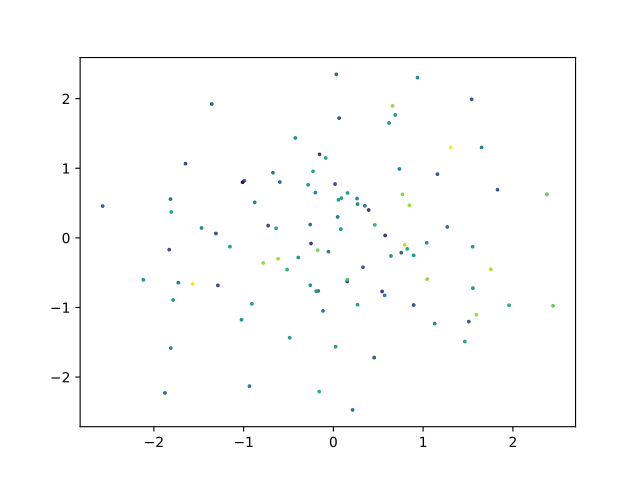

Python code for this plot:
import matplotlib.pyplot as plt
import numpy as np
rng = np.random.default_rng()
data = rng.standard_normal((3, 100))
fig, ax = plt.subplots()
ax.scatter(data[0], data[1], c=data[2], s=3)
